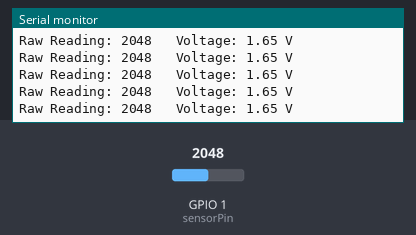
Recording of a sketch running on a simulated Seeed XIAO ESP32-S3. Parts: the last lines printed to the serial monitor. The inputs (shaded band) are chosen by the test bench; at power-on: GPIO 1 (sensorPin) = 2048.

Above: at 2.2 s.
2.3 s: GPIO 1 (sensorPin) set to 2866
At 2.31 s:
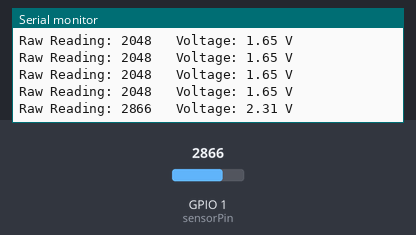
3.8 s: GPIO 1 (sensorPin) set to 3603
At 3.81 s:
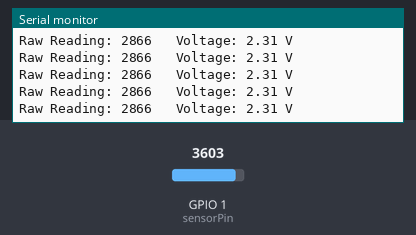
Timing chart, 0 to 6.8 s (numbered marks = the images above; inputs shaded):
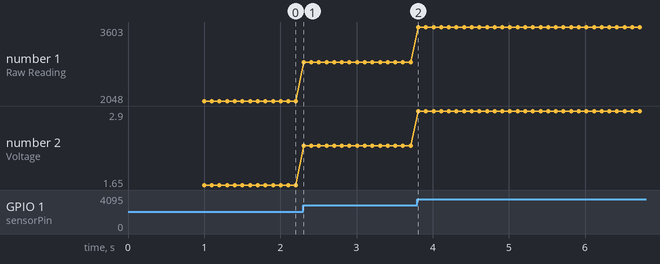

Measured:
- after the input at 2.3 s, the serial monitor: prints a new line at once (image 1)
- plotted number 1: 2048 → 2866 after the input at 2.3 s, 2866 → 3603 after the input at 3.8 s
- plotted number 2: 1.65 → 2.31 after the input at 2.3 s, 2.31 → 2.9 after the input at 3.8 s

The sketch:

read_serial.ino
```cpp
// =============================================================================
// read_serial.ino — Single Analog Sensor Reader for Seeed XIAO ESP32-S3
// =============================================================================
// Purpose: Reads one analog sensor on pin A5 and prints the raw ADC value
//          plus the converted voltage to the Serial Monitor.
// Usage:   Upload to XIAO ESP32-S3, open Serial Monitor at 115200 baud.
//          Output refreshes every 100 ms (~10 readings/second).
// Hardware: Any resistive sensor (pressure, stretch, FSR, potentiometer, etc.)
//           connected between A5 and GND/VCC with appropriate voltage divider.
// =============================================================================

// --- Pin Configuration -------------------------------------------------------
// A5 is one of the 6 analog-capable GPIO pins on the XIAO ESP32-S3.
// Other available analog pins: A0, A1, A2, A3, A4.
const int sensorPin = A0;

// =============================================================================
// setup() — Runs once when the board powers on or resets
// =============================================================================
void setup()
{
  // Start serial communication at 115200 baud.
  // This must match the baud rate set in the Serial Monitor / PlatformIO monitor.
  // 115200 is the standard rate used across the Smart Socks project.
  Serial.begin(115200);

  // Configure A5 as a digital input pin.
  // Note: For analogRead() on ESP32, pinMode(INPUT) is technically optional —
  // the ADC peripheral overrides the pin mode automatically. Included here
  // for clarity and good practice.
  pinMode(sensorPin, INPUT);

  // Wait 1 second for the USB-serial connection to establish.
  // Without this delay, the first few Serial.print() calls may be lost
  // because the host PC hasn't opened the serial port yet.
  delay(1000);

  // Confirm the sketch is running — helpful for debugging connection issues.
  Serial.println("Starting sensor readings on A5...");
}

// =============================================================================
// loop() — Runs repeatedly after setup() completes
// =============================================================================
void loop()
{
  // ---- Step 1: Read the raw ADC value ----
  // analogRead() samples the voltage on A5 using the ESP32-S3's built-in ADC.
  // The ADC has 12-bit resolution by default, producing values 0–4095:
  //   0    = 0.0 V (GND)
  //   4095 = 3.3 V (full scale, equal to the board's logic level)
  // The conversion takes ~10 microseconds, which is negligible at 10 Hz.
  int sensorValue = analogRead(sensorPin);

  // ---- Step 2: Convert raw ADC count to voltage ----
  // Formula: voltage = (raw / max_raw) * reference_voltage
  //   - max_raw = 4095 (2^12 - 1, the highest 12-bit value)
  //   - reference_voltage = 3.3 V (XIAO ESP32-S3 operates at 3.3 V logic)
  // Example: raw 2048 => 2048/4095 * 3.3 = ~1.65 V (midpoint)
  // Note: ESP32 ADC is non-linear near 0 V and 3.3 V; for precision work,
  // consider using the ESP-IDF calibration API (esp_adc_cal).
  float voltage = sensorValue * (3.3 / 4095.0);

  // ---- Step 3: Print results to Serial Monitor ----
  // Output format: "Raw Reading: 2048	 Voltage: 1.65 V"
  // The tab character (\t) aligns columns for easier reading.
  // To plot this data, use Arduino Serial Plotter or pipe to a Python script.
  Serial.print("Raw Reading: ");
  Serial.print(sensorValue);
  Serial.print("\t Voltage: ");
  Serial.print(voltage);
  Serial.println(" V");

  // ---- Step 4: Pace the readings ----
  // 100 ms delay = ~10 readings per second (10 Hz).
  // This is slow enough to read in the Serial Monitor but fast enough
  // to observe sensor changes in real time.
  // For the full Smart Socks data collection pipeline, 20 ms (50 Hz) is used
  // — see data_collection_leg.ino for the production sampling rate.
  delay(100);
}
```
